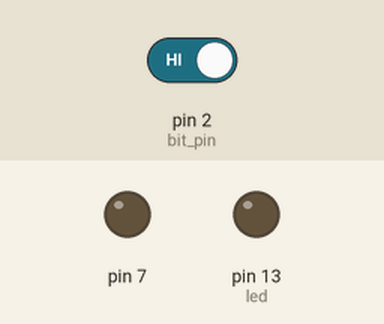
Bench run of a sketch on a simulated Arduino Uno, built with avr-gcc and run on an emulated ATmega328P. On the bench: output pins drawn as LEDs (lit = HIGH). The inputs (shaded band) are chosen by the test bench; at power-on: pin 2 (bit_pin) HIGH.

Above: at 1.2 s.
1.3 s: pin 2 (bit_pin) driven LOW
At 2.5 s:
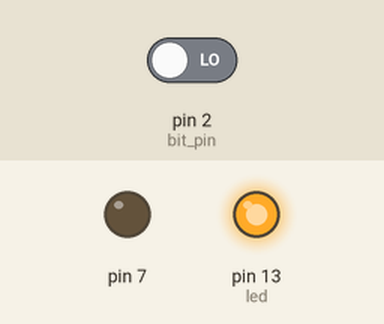
2.8 s: pin 2 (bit_pin) driven HIGH
At 3.7 s:
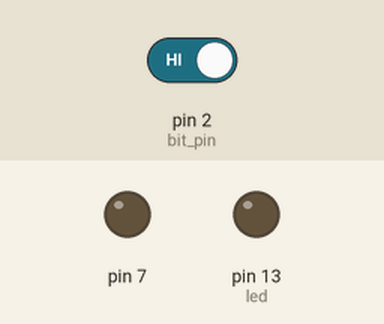
Timing chart, 0 to 5.8 s (numbered marks = the images above; inputs shaded):
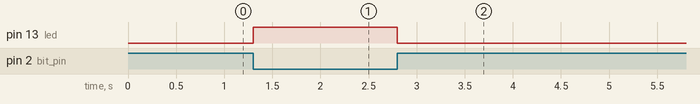

The sketch:

bit_6.ino
```cpp
const int bit_pin=2;
const int led=5;
const int button=7;
void setup() {
DDRB=B00100000;
DDRD=B10000000;

}
void loop() {
int bit=digitalRead(bit_pin);
if(bit == LOW){
PORTB=(1<<led)|PORTD;
delay(100);
}else{
PORTB=~(1<<led)&PORTD;
delay(100);
}
}
```

bit_LED_1.ino
```cpp
int main(void){
  DDRD = 0b10000000;
  PORTD = 0b00010000;
  while(1){
    if(PIND & 0b00010000){
      PORTD &= 0b01111111;
    }
    else{
      PORTD |= 0b10000000;
    }
  }
}
```

Measured:
- after the input at 1.3 s, pin 13 (led): LOW → HIGH at once
- after the input at 2.8 s, pin 13 (led): HIGH → LOW at once
